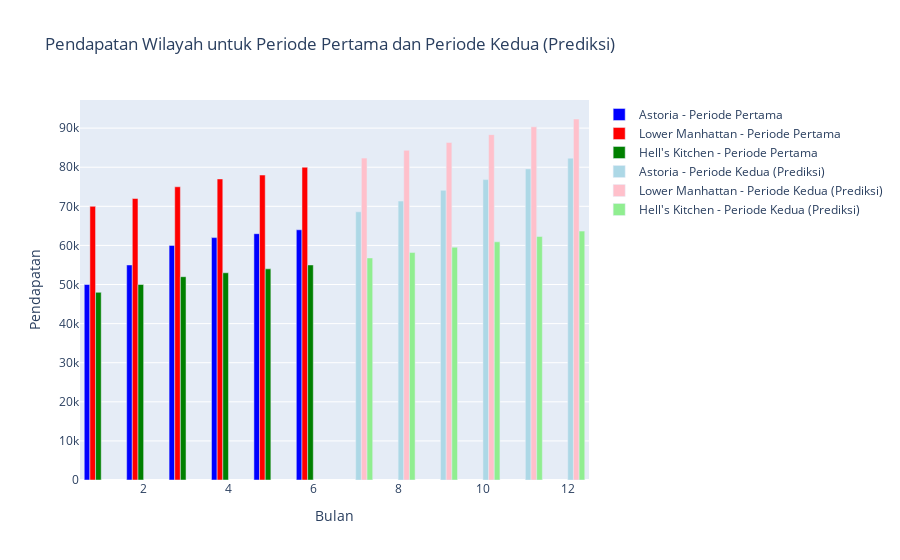

Write notebook code for a chart like this one.
### Code cell
import numpy as np
import plotly.graph_objs as go
from sklearn.linear_model import LinearRegression

# Data sampel pendapatan untuk wilayah Astoria, Lower Manhattan, dan Hell's Kitchen
# Disesuaikan dengan data nyata
astoria_income = np.array([50000, 55000, 60000, 62000, 63000, 64000])  # Pendapatan Astoria untuk periode pertama (Januari - Juni)
manhattan_income = np.array([70000, 72000, 75000, 77000, 78000, 80000])  # Pendapatan Lower Manhattan untuk periode pertama (Januari - Juni)
hellskitchen_income = np.array([48000, 50000, 52000, 53000, 54000, 55000])  # Pendapatan Hell's Kitchen untuk periode pertama (Januari - Juni)

# Gabungkan data pendapatan dari ketiga wilayah ke dalam satu array
income_data = np.column_stack((astoria_income, manhattan_income, hellskitchen_income))

# Data bulan untuk periode pertama (Januari - Juni)
bulan_pertama = np.array(range(1, 7)).reshape(-1, 1)

# Inisialisasi model regresi linear
model = LinearRegression()

# Melatih model menggunakan data pendapatan dari periode pertama
model.fit(bulan_pertama, income_data)

# Prediksi pendapatan untuk wilayah-wilayah tersebut pada periode kedua (Juli - Desember)
bulan_kedua = np.array(range(7, 13)).reshape(-1, 1)
prediksi_pendapatan = model.predict(bulan_kedua)

# Membuat data untuk plot
trace_astoria_pertama = go.Bar(x=bulan_pertama.flatten(), y=astoria_income, name='Astoria - Periode Pertama', marker=dict(color='blue'))
trace_manhattan_pertama = go.Bar(x=bulan_pertama.flatten(), y=manhattan_income, name='Lower Manhattan - Periode Pertama', marker=dict(color='red'))
trace_hellskitchen_pertama = go.Bar(x=bulan_pertama.flatten(), y=hellskitchen_income, name="Hell's Kitchen - Periode Pertama", marker=dict(color='green'))

trace_astoria_prediksi = go.Bar(x=bulan_kedua.flatten(), y=prediksi_pendapatan[:, 0], name='Astoria - Periode Kedua (Prediksi)', marker=dict(color='lightblue'))
trace_manhattan_prediksi = go.Bar(x=bulan_kedua.flatten(), y=prediksi_pendapatan[:, 1], name='Lower Manhattan - Periode Kedua (Prediksi)', marker=dict(color='pink'))
trace_hellskitchen_prediksi = go.Bar(x=bulan_kedua.flatten(), y=prediksi_pendapatan[:, 2], name="Hell's Kitchen - Periode Kedua (Prediksi)", marker=dict(color='lightgreen'))

# Membuat layout untuk plot
layout = go.Layout(title='Pendapatan Wilayah untuk Periode Pertama dan Periode Kedua (Prediksi)',
                   xaxis=dict(title='Bulan'),
                   yaxis=dict(title='Pendapatan'))

# Menggabungkan data dan layout menjadi objek fig
fig = go.Figure(data=[trace_astoria_pertama, trace_manhattan_pertama, trace_hellskitchen_pertama,
                      trace_astoria_prediksi, trace_manhattan_prediksi, trace_hellskitchen_prediksi],
                layout=layout)

# Menampilkan plot
fig.show()

### Figure 1 — Plotly figure (JSON) as saved in the notebook; plotly's stock layout.template omitted (floating-point values rounded to 4 significant figures)
{"data": [{"marker": {"color": "blue"}, "name": "Astoria - Periode Pertama", "type": "bar", "x": [1, 2, 3, 4, 5, 6], "y": [50000, 55000, 60000, 62000, 63000, 64000]}, {"marker": {"color": "red"}, "name": "Lower Manhattan - Periode Pertama", "type": "bar", "x": [1, 2, 3, 4, 5, 6], "y": [70000, 72000, 75000, 77000, 78000, 80000]}, {"marker": {"color": "green"}, "name": "Hell's Kitchen - Periode Pertama", "type": "bar", "x": [1, 2, 3, 4, 5, 6], "y": [48000, 50000, 52000, 53000, 54000, 55000]}, {"marker": {"color": "lightblue"}, "name": "Astoria - Periode Kedua (Prediksi)", "type": "bar", "x": [7, 8, 9, 10, 11, 12], "y": [68600, 71340.0, 74090.0, 76830.0, 79570.0, 82310.0]}, {"marker": {"color": "pink"}, "name": "Lower Manhattan - Periode Kedua (Prediksi)", "type": "bar", "x": [7, 8, 9, 10, 11, 12], "y": [82330.0, 84330.0, 86330.0, 88330.0, 90330.0, 92330.0]}, {"marker": {"color": "lightgreen"}, "name": "Hell's Kitchen - Periode Kedua (Prediksi)", "type": "bar", "x": [7, 8, 9, 10, 11, 12], "y": [56800, 58170.0, 59540.0, 60910.0, 62290.0, 63660.0]}], "layout": {"title": {"text": "Pendapatan Wilayah untuk Periode Pertama dan Periode Kedua (Prediksi)"}, "xaxis": {"title": {"text": "Bulan"}}, "yaxis": {"title": {"text": "Pendapatan"}}}}
